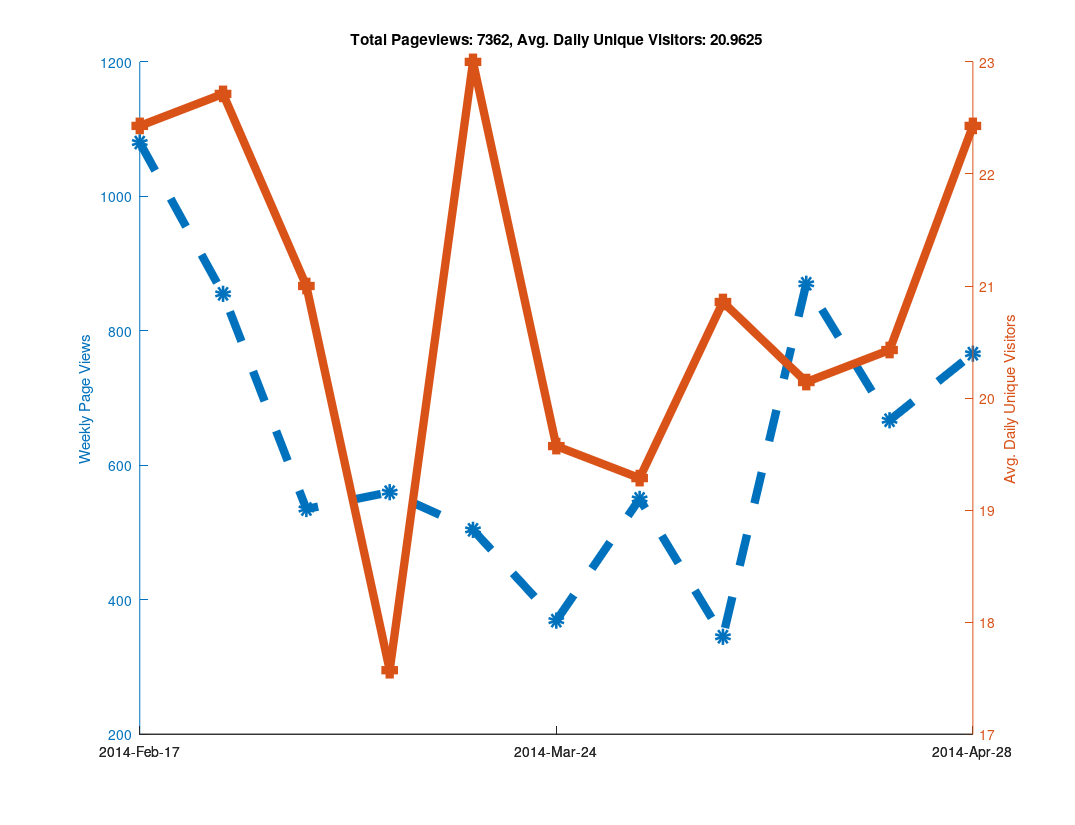

The MATLAB source for this figure:
clear all

% Github has a "traffic" page now, but it doesn't seem like you can
% put in an arbitrary date range?  When I looked at it, it showed the
% numbers of unique visitors and views for the last two weeks only...
% So as long as I check back at least once every two weeks I can keep
% a record of it?  Great...

% https://github.com/libMesh/libmesh/graphs/traffic

% Date, Views, Unique Visitors
data = {
    '2014-Feb-17', 274, 25
    '2014-Feb-18', 145, 30
    '2014-Feb-19', 129, 27
    '2014-Feb-20', 202, 24
    '2014-Feb-21', 240, 22
    '2014-Feb-22', 62,  17
    '2014-Feb-23', 28,  12
    '2014-Feb-24', 217, 19
    '2014-Feb-25', 90,  25
    '2014-Feb-26', 189, 36
    '2014-Feb-27', 112, 26
    '2014-Feb-28', 81,  20
    '2014-Mar-01', 113, 17
    '2014-Mar-02', 53,  16
    '2014-Mar-03', 41,  21
    '2014-Mar-04', 144, 35
    '2014-Mar-05', 51,  20
    '2014-Mar-06', 157, 25
    '2014-Mar-07', 50,  22
    '2014-Mar-08', 50,  11
    '2014-Mar-09', 42,  13
    '2014-Mar-10', 61,  16
    '2014-Mar-11', 27,  16
    '2014-Mar-12', 111, 20
    '2014-Mar-13', 66,  20
    '2014-Mar-14', 223, 25
    '2014-Mar-15', 46,   9
    '2014-Mar-16', 26,  17
    '2014-Mar-17', 80,  29
    '2014-Mar-18', 59,  30
    '2014-Mar-19', 85,  31
    '2014-Mar-20', 122, 18
    '2014-Mar-21', 61,  21
    '2014-Mar-22', 33,  18
    '2014-Mar-23', 64,  14
    '2014-Mar-24', 95,  24
    '2014-Mar-25', 75,  28
    '2014-Mar-26', 49,  18
    '2014-Mar-27', 57,  24
    '2014-Mar-28', 33,  16
    '2014-Mar-29', 41,  16
    '2014-Mar-30', 19,  11
    '2014-Mar-31', 52,  12
    '2014-Apr-01', 120, 21
    '2014-Apr-02', 68,  23
    '2014-Apr-03', 98,  28
    '2014-Apr-04', 77,  21
    '2014-Apr-05', 80,  15
    '2014-Apr-06', 55,  15
    '2014-Apr-07', 71,  31
    '2014-Apr-08', 84,  26
    '2014-Apr-09', 33,  18
    '2014-Apr-10', 32,  16
    '2014-Apr-11', 51,  20
    '2014-Apr-12', 25,  15
    '2014-Apr-13', 49,  20
    '2014-Apr-14', 120, 23
    '2014-Apr-15', 191, 27
    '2014-Apr-16', 219, 24
    '2014-Apr-17', 216, 30
    '2014-Apr-18', 63,  19
    '2014-Apr-19', 36,  11
    '2014-Apr-20', 25,   7
    '2014-Apr-21', 115, 24
    '2014-Apr-22', 128, 31
    '2014-Apr-23', 87,  25
    '2014-Apr-24', 108, 23
    '2014-Apr-25', 111, 20
    '2014-Apr-26', 89,   9
    '2014-Apr-27', 29,  11
    '2014-Apr-28', 177, 28
    '2014-Apr-29', 170, 27
    '2014-Apr-30', 183, 28
    '2014-May-01', 97,  25
    '2014-May-02', 64,  23
    '2014-May-03', 43,  12
    '2014-May-04', 32,  14
    '2014-May-05', 125, 28
    '2014-May-06', 68,  24
    '2014-May-07', 68,  19
    };

% length works like you would expect it to for cell arrays.
N=length(data);

% A cell array of strings holding just the dates
dates = {data{:,1}};

% Note the extra square brackets!  This seems to be required (at least
% in Octave) to catch the output of data{:,2} as an array.
views = [data{:,2}];
visitors = [data{:,3}];



% 1.) Make daily plot - You can do this, but it gets a bit hard to read

%% % Can't plot string data automatically?
%% x=linspace(1,N,N);
%%
%% % Only way to set linestyles with plotyy is after the fact, apparently.
%% % plotyy returns the axis handle first, followed by the two plot handles.
%% clf;
%% hold on;
%% [haxis, h1, h2] = plotyy(x, views, x, visitors);
%%
%% % Label the axes
%% ylabel (haxis(1), 'Daily Page Views');
%% ylabel (haxis(2), 'Daily Unique Visitors');
%%
%% % Totaling unique visitors doesn't really mean much...
%% title (['Total Pageviews: ', num2str(sum(views)), ', Avg. Daily Unique Visitors: ', num2str(mean(visitors))]);
%%
%% % Make thick lines - this looks better in PDF
%% set([h1, h2], 'linewidth', 6);
%%
%% % Turn on markers
%% set(h1, 'marker', 'o');
%% set(h2, 'marker', 's');
%%
%% % Set marker size
%% set([h1, h2], 'markersize', 6);
%%
%% % Make dashed line?  Aquaterm doesn't seem to properly display this, but it
%% % does work in the PDF!
%% set(h1, 'linestyle', '--');
%%
%% % Set the xticks and labels so that it shows dates instead of numbers.
%% xticksat = [1 length(x)];
%% set(haxis, 'xtick', xticksat);
%%
%% for i=1:length(xticksat)
%%   xtlabels{i} = data{xticksat(i), 1};
%% end
%% set(haxis, 'xticklabel', xtlabels);
%%
%% % Print to PDF
%% set (gcf, "paperposition", [0.25, 0.25, 10.75, 8.25]);
%% set (gcf, "papersize", [11, 8.5]);
%% set (gcf, "paperorientation", 'landscape');
%%
%% % Make a PDF of this plot.
%% print('-dpdf', 'github_traffic.pdf', '-FHelvetica:20');



% 2.) Make weekly plot - the data is naturally week-periodic
week_indexes = 1:7:N;

% Get total views and average unique viewers for each week
week_views = [];
week_visitors = [];
  for i=1:length(week_indexes)-1
  start = week_indexes(i);
  stop = week_indexes(i+1) - 1;
  week_views(end+1) = sum(views(start:stop));
  week_visitors(end+1) = mean(visitors(start:stop));
end

clf;
hold on;
x=linspace(1, length(week_views), length(week_views));
[haxis, h1, h2] = plotyy(x, week_views, x, week_visitors);

% Label the axes
ylabel (haxis(1), 'Weekly Page Views');
ylabel (haxis(2), 'Avg. Daily Unique Visitors');

% Totaling unique visitors doesn't really mean much...
title (['Total Pageviews: ', num2str(sum(views)), ', Avg. Daily Unique Visitors: ', num2str(mean(visitors))]);

% Make thick lines - this looks better in PDF
set([h1, h2], 'linewidth', 6);

% Turn on markers
set(h1, 'marker', 'o');
set(h2, 'marker', 's');

% Set marker size
set([h1, h2], 'markersize', 6);

% Make dashed line?  Aquaterm doesn't seem to properly display this, but it
% does work in the PDF!
set(h1, 'linestyle', '--');

% Set the xticks and labels so that it shows dates instead of numbers.
xticksat = [1 ceil(length(x)/2) length(x)];
set(haxis, 'xtick', xticksat);

for i=1:length(xticksat)
  xtlabels{i} = data{week_indexes(xticksat(i)), 1};
end
set(haxis, 'xticklabel', xtlabels);

% Print to PDF
set (gcf, "paperposition", [0.25, 0.25, 10.75, 8.25]);
set (gcf, "papersize", [11, 8.5]);
set (gcf, "paperorientation", 'landscape');

% Make a PDF of this plot.
print('-dpdf', 'weekly_github_traffic.pdf', '-FHelvetica:20');



% 3.) Make monthly plot - not enough data to be interesting yet...

%% month_intervals = {'2014-Feb-17', '2014-Mar-17', '2014-Apr-17'};
%%
%% % Numerical indexes of the month intervals
%% month_indexes = [];
%%
%% for i=1:length(month_intervals)
%%   % Calling 'strcmp' on a cell array of strings returns an array of 0s
%%   % and 1s, then 'find' returns the non-zero index.  The 'end' keyword
%%   % is used to append to the array.
%%   month_indexes(end+1) = find(strcmp(month_intervals{i}, dates));
%% end
%%
%% % Get total views and average unique viewers for each month
%% month_views = [];
%% month_visitors = [];
%%   for i=1:length(month_indexes)-1
%%   start = month_indexes(i);
%%   stop = month_indexes(i+1) - 1;
%%   month_views(end+1) = sum(views(start:stop));
%%   month_visitors(end+1) = mean(visitors(start:stop));
%% end
%%
%% clf;
%% hold on;
%% x=linspace(1, length(month_views), length(month_views));
%% [haxis, h1, h2] = plotyy(x, month_views, x, month_visitors);
